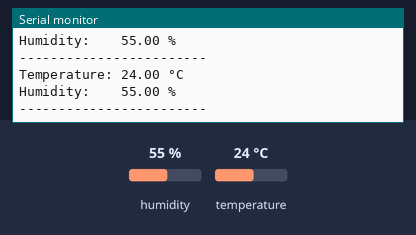
A sketch run on a simulated Arduino Nano, built with avr-gcc and run on an emulated ATmega328P. Parts: the last lines printed to the serial monitor. Inputs (shaded band) come from the test bench; at power-on: humidity 55 %, temperature 24 °C.

Above: at 1.9 s.
2.0 s: humidity set to 22 %
At 3.1 s:
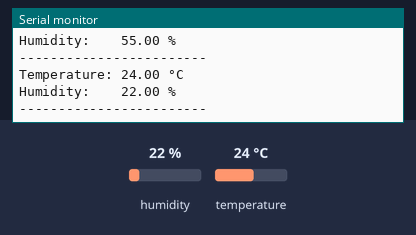
3.5 s: temperature set to 12 °C
At 4.8 s:
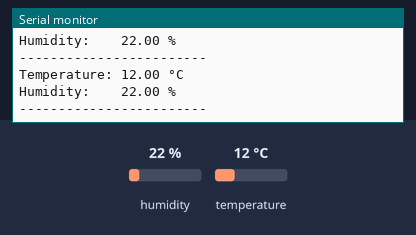
5.0 s: humidity set to 40 %
At 6.2 s:
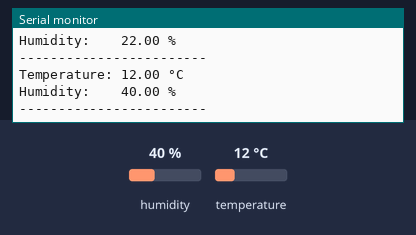
Timing chart, 0 to 8.0 s (numbered marks = the images above; inputs shaded):
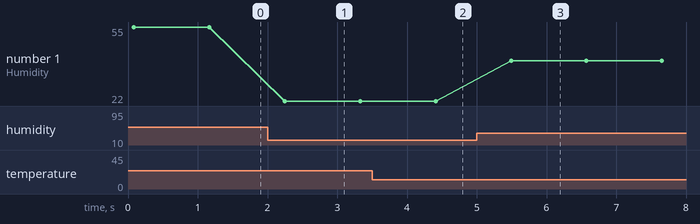

The sketch:

sht41_temp_test.ino
```cpp
#include <Arduino.h>
#include <Wire.h>
#include <Adafruit_SHT4x.h>

Adafruit_SHT4x sht4 = Adafruit_SHT4x();

void setup() {
  // Initialize Serial Monitor
  Serial.begin(115200);
  while (!Serial) {
    delay(10); // Wait for serial port to connect
  }

  Serial.println("SHT41 Test - Nano Matter");

  // Initialize the SHT4x sensor
  if (!sht4.begin()) {
    Serial.println("Couldn't find SHT4x sensor. Check your wiring!");
    while (1) delay(1);
  }

  Serial.println("Found SHT4x sensor!");

  // Set precision to High (you can also use SHT4X_MED_PRECISION or SHT4X_LOW_PRECISION)
  sht4.setPrecision(SHT4X_HIGH_PRECISION);

  // Set heater to activate for testing
  sht4.setHeater(SHT4X_NO_HEATER);
}

void loop() {
  sensors_event_t humidity, temp;

  // Get event with current sensor reading
  sht4.getEvent(&humidity, &temp);

  // Print temperature to Serial
  Serial.print("Temperature: ");
  Serial.print(temp.temperature);
  Serial.println(" °C");

  // Print humidity to Serial
  Serial.print("Humidity:    ");
  Serial.print(humidity.relative_humidity);
  Serial.println(" %");

  Serial.println("------------------------");

  // Wait 1 second between readings
  delay(1000);
}
```

Measured:
- after the input at 2.0 s, the serial monitor: prints a new line after 0.25 s (image 1)
- after the input at 3.5 s, the serial monitor: prints a new line after 0.91 s (image 2)
- after the input at 5.0 s, the serial monitor: prints a new line after 0.49 s (image 3)
- plotted number 1: 55 → 22 after the input at 2.0 s, 22 → 40 after the input at 5.0 s
